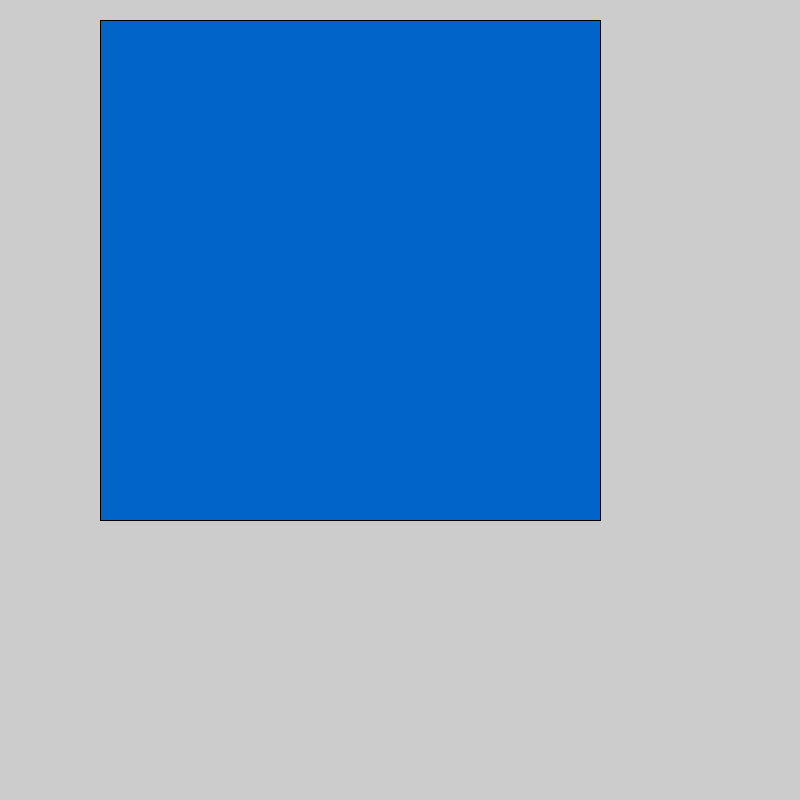
Frame 1 (no input)
Frame 60 (the mouse pressed at the canvas centre just before this capture): identical to frame 1, image omitted
Frame 120 (the mouse held since frame 60 and released just before this capture): identical to frame 1, image omitted

The Processing sketch that drew this single still picture (run headless with seeded random() and noise(); from frame 60 on, the mouse is pressed at the canvas centre):

// Processing sketch: Making_a_function_blueRect_
// ── Making_a_function_blueRect_.pde
void setup() {
  size (800,800);
}

void draw () {
  blueRect(100,20,500);
}

void blueRect (int x, int y, int w){
fill (0,100,200);
rect (x,y, w, w);
}
